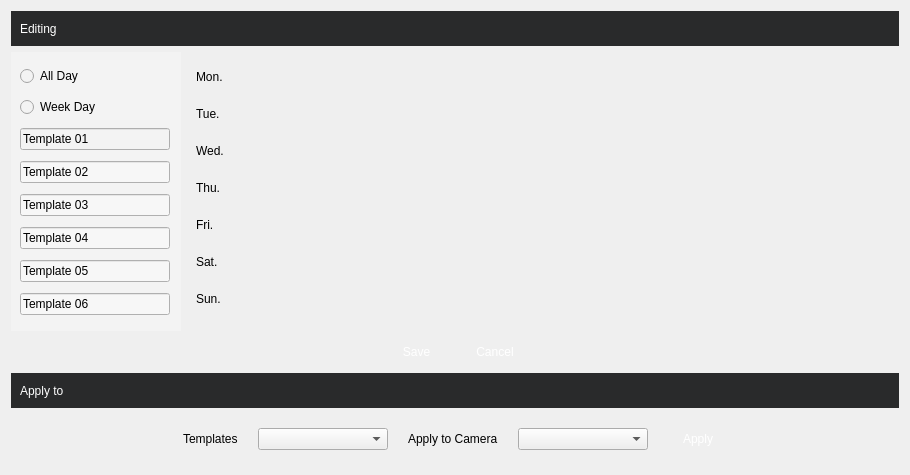
<?xml version="1.0" encoding="UTF-8"?>
<ui version="4.0">
 <class>VSCRecordPlan</class>
 <widget class="QWidget" name="VSCRecordPlan">
  <property name="geometry">
   <rect>
    <x>0</x>
    <y>0</y>
    <width>908</width>
    <height>475</height>
   </rect>
  </property>
  <property name="windowTitle">
   <string>Form</string>
  </property>
  <property name="styleSheet">
   <string notr="true"/>
  </property>
  <layout class="QVBoxLayout" name="verticalLayout_2">
   <item>
    <widget class="QWidget" name="widget" native="true">
     <property name="minimumSize">
      <size>
       <width>0</width>
       <height>35</height>
      </size>
     </property>
     <property name="maximumSize">
      <size>
       <width>16777215</width>
       <height>35</height>
      </size>
     </property>
     <property name="styleSheet">
      <string notr="true">background-color: rgb(41, 42, 43);</string>
     </property>
     <layout class="QHBoxLayout" name="horizontalLayout">
      <item>
       <widget class="QLabel" name="label">
        <property name="styleSheet">
         <string notr="true">color: rgb(255, 255, 255);</string>
        </property>
        <property name="text">
         <string>Editing</string>
        </property>
       </widget>
      </item>
      <item>
       <spacer name="horizontalSpacer_4">
        <property name="orientation">
         <enum>Qt::Horizontal</enum>
        </property>
        <property name="sizeHint" stdset="0">
         <size>
          <width>40</width>
          <height>20</height>
         </size>
        </property>
       </spacer>
      </item>
     </layout>
    </widget>
   </item>
   <item>
    <layout class="QHBoxLayout" name="horizontalLayout_4">
     <item>
      <widget class="QWidget" name="widget" native="true">
       <property name="minimumSize">
        <size>
         <width>170</width>
         <height>0</height>
        </size>
       </property>
       <property name="maximumSize">
        <size>
         <width>170</width>
         <height>16777215</height>
        </size>
       </property>
       <property name="styleSheet">
        <string notr="true">background-color: rgb(243, 243, 243);</string>
       </property>
       <layout class="QVBoxLayout" name="verticalLayout">
        <item>
         <widget class="QRadioButton" name="radioButton">
          <property name="text">
           <string>All Day</string>
          </property>
         </widget>
        </item>
        <item>
         <widget class="QRadioButton" name="radioButton_2">
          <property name="minimumSize">
           <size>
            <width>100</width>
            <height>0</height>
           </size>
          </property>
          <property name="maximumSize">
           <size>
            <width>100</width>
            <height>16777215</height>
           </size>
          </property>
          <property name="text">
           <string>Week Day</string>
          </property>
         </widget>
        </item>
        <item>
         <widget class="VSCLineEdit" name="lineEdit">
          <property name="minimumSize">
           <size>
            <width>100</width>
            <height>0</height>
           </size>
          </property>
          <property name="maximumSize">
           <size>
            <width>150</width>
            <height>16777215</height>
           </size>
          </property>
          <property name="cursor">
           <cursorShape>IBeamCursor</cursorShape>
          </property>
          <property name="styleSheet">
           <string notr="true"/>
          </property>
          <property name="text">
           <string>Template 01</string>
          </property>
         </widget>
        </item>
        <item>
         <widget class="VSCLineEdit" name="lineEdit_2">
          <property name="minimumSize">
           <size>
            <width>100</width>
            <height>0</height>
           </size>
          </property>
          <property name="maximumSize">
           <size>
            <width>150</width>
            <height>16777215</height>
           </size>
          </property>
          <property name="styleSheet">
           <string notr="true">background-color: rgb(247, 247, 247);</string>
          </property>
          <property name="text">
           <string>Template 02</string>
          </property>
         </widget>
        </item>
        <item>
         <widget class="VSCLineEdit" name="lineEdit_3">
          <property name="minimumSize">
           <size>
            <width>100</width>
            <height>0</height>
           </size>
          </property>
          <property name="maximumSize">
           <size>
            <width>150</width>
            <height>16777215</height>
           </size>
          </property>
          <property name="styleSheet">
           <string notr="true">background-color: rgb(247, 247, 247);</string>
          </property>
          <property name="text">
           <string>Template 03</string>
          </property>
         </widget>
        </item>
        <item>
         <widget class="VSCLineEdit" name="lineEdit_4">
          <property name="minimumSize">
           <size>
            <width>100</width>
            <height>0</height>
           </size>
          </property>
          <property name="maximumSize">
           <size>
            <width>150</width>
            <height>16777215</height>
           </size>
          </property>
          <property name="styleSheet">
           <string notr="true">background-color: rgb(247, 247, 247);</string>
          </property>
          <property name="text">
           <string>Template 04</string>
          </property>
         </widget>
        </item>
        <item>
         <widget class="VSCLineEdit" name="lineEdit_5">
          <property name="minimumSize">
           <size>
            <width>100</width>
            <height>0</height>
           </size>
          </property>
          <property name="maximumSize">
           <size>
            <width>150</width>
            <height>16777215</height>
           </size>
          </property>
          <property name="styleSheet">
           <string notr="true">background-color: rgb(247, 247, 247);</string>
          </property>
          <property name="text">
           <string>Template 05</string>
          </property>
         </widget>
        </item>
        <item>
         <widget class="VSCLineEdit" name="lineEdit_6">
          <property name="minimumSize">
           <size>
            <width>100</width>
            <height>0</height>
           </size>
          </property>
          <property name="maximumSize">
           <size>
            <width>150</width>
            <height>16777215</height>
           </size>
          </property>
          <property name="styleSheet">
           <string notr="true">background-color: rgb(247, 247, 247);</string>
          </property>
          <property name="text">
           <string>Template 06</string>
          </property>
         </widget>
        </item>
       </layout>
      </widget>
     </item>
     <item>
      <widget class="QWidget" name="EditPlace" native="true">
       <property name="minimumSize">
        <size>
         <width>0</width>
         <height>0</height>
        </size>
       </property>
       <property name="styleSheet">
        <string notr="true"/>
       </property>
       <layout class="QGridLayout" name="gridLayout">
        <item row="6" column="0">
         <widget class="QLabel" name="label_17">
          <property name="minimumSize">
           <size>
            <width>0</width>
            <height>0</height>
           </size>
          </property>
          <property name="maximumSize">
           <size>
            <width>16777215</width>
            <height>16777215</height>
           </size>
          </property>
          <property name="text">
           <string>Sat.</string>
          </property>
         </widget>
        </item>
        <item row="7" column="0">
         <widget class="QLabel" name="label_21">
          <property name="minimumSize">
           <size>
            <width>0</width>
            <height>0</height>
           </size>
          </property>
          <property name="maximumSize">
           <size>
            <width>16777215</width>
            <height>16777215</height>
           </size>
          </property>
          <property name="text">
           <string>Sun.</string>
          </property>
         </widget>
        </item>
        <item row="3" column="0">
         <widget class="QLabel" name="label_15">
          <property name="minimumSize">
           <size>
            <width>0</width>
            <height>0</height>
           </size>
          </property>
          <property name="maximumSize">
           <size>
            <width>16777215</width>
            <height>16777215</height>
           </size>
          </property>
          <property name="styleSheet">
           <string notr="true"/>
          </property>
          <property name="text">
           <string>Wed.</string>
          </property>
         </widget>
        </item>
        <item row="1" column="0">
         <widget class="QLabel" name="label_18">
          <property name="minimumSize">
           <size>
            <width>40</width>
            <height>0</height>
           </size>
          </property>
          <property name="maximumSize">
           <size>
            <width>40</width>
            <height>16777215</height>
           </size>
          </property>
          <property name="styleSheet">
           <string notr="true"/>
          </property>
          <property name="text">
           <string>Mon.</string>
          </property>
         </widget>
        </item>
        <item row="4" column="0">
         <widget class="QLabel" name="label_16">
          <property name="minimumSize">
           <size>
            <width>0</width>
            <height>0</height>
           </size>
          </property>
          <property name="maximumSize">
           <size>
            <width>16777215</width>
            <height>16777215</height>
           </size>
          </property>
          <property name="text">
           <string>Thu.</string>
          </property>
         </widget>
        </item>
        <item row="2" column="0">
         <widget class="QLabel" name="label_19">
          <property name="minimumSize">
           <size>
            <width>0</width>
            <height>0</height>
           </size>
          </property>
          <property name="maximumSize">
           <size>
            <width>16777215</width>
            <height>16777215</height>
           </size>
          </property>
          <property name="text">
           <string>Tue.</string>
          </property>
         </widget>
        </item>
        <item row="5" column="0">
         <widget class="QLabel" name="label_20">
          <property name="minimumSize">
           <size>
            <width>0</width>
            <height>0</height>
           </size>
          </property>
          <property name="maximumSize">
           <size>
            <width>16777215</width>
            <height>16777215</height>
           </size>
          </property>
          <property name="text">
           <string>Fri.</string>
          </property>
         </widget>
        </item>
        <item row="1" column="1">
         <widget class="VSCPlanEditLine" name="Monwidget" native="true">
          <property name="minimumSize">
           <size>
            <width>648</width>
            <height>30</height>
           </size>
          </property>
          <property name="maximumSize">
           <size>
            <width>648</width>
            <height>30</height>
           </size>
          </property>
          <property name="cursor">
           <cursorShape>PointingHandCursor</cursorShape>
          </property>
          <property name="styleSheet">
           <string notr="true"/>
          </property>
         </widget>
        </item>
        <item row="2" column="1">
         <widget class="VSCPlanEditLine" name="Tuewidget" native="true">
          <property name="minimumSize">
           <size>
            <width>648</width>
            <height>30</height>
           </size>
          </property>
          <property name="maximumSize">
           <size>
            <width>648</width>
            <height>30</height>
           </size>
          </property>
          <property name="cursor">
           <cursorShape>PointingHandCursor</cursorShape>
          </property>
          <property name="styleSheet">
           <string notr="true"/>
          </property>
         </widget>
        </item>
        <item row="3" column="1">
         <widget class="VSCPlanEditLine" name="Wedwidget" native="true">
          <property name="minimumSize">
           <size>
            <width>648</width>
            <height>30</height>
           </size>
          </property>
          <property name="maximumSize">
           <size>
            <width>648</width>
            <height>30</height>
           </size>
          </property>
          <property name="cursor">
           <cursorShape>PointingHandCursor</cursorShape>
          </property>
          <property name="styleSheet">
           <string notr="true"/>
          </property>
         </widget>
        </item>
        <item row="4" column="1">
         <widget class="VSCPlanEditLine" name="Thuwidget" native="true">
          <property name="minimumSize">
           <size>
            <width>648</width>
            <height>30</height>
           </size>
          </property>
          <property name="maximumSize">
           <size>
            <width>648</width>
            <height>30</height>
           </size>
          </property>
          <property name="cursor">
           <cursorShape>PointingHandCursor</cursorShape>
          </property>
          <property name="styleSheet">
           <string notr="true"/>
          </property>
         </widget>
        </item>
        <item row="5" column="1">
         <widget class="VSCPlanEditLine" name="Friwidget" native="true">
          <property name="minimumSize">
           <size>
            <width>648</width>
            <height>30</height>
           </size>
          </property>
          <property name="maximumSize">
           <size>
            <width>648</width>
            <height>30</height>
           </size>
          </property>
          <property name="cursor">
           <cursorShape>PointingHandCursor</cursorShape>
          </property>
          <property name="styleSheet">
           <string notr="true"/>
          </property>
         </widget>
        </item>
        <item row="6" column="1">
         <widget class="VSCPlanEditLine" name="Satwidget" native="true">
          <property name="minimumSize">
           <size>
            <width>648</width>
            <height>30</height>
           </size>
          </property>
          <property name="maximumSize">
           <size>
            <width>648</width>
            <height>30</height>
           </size>
          </property>
          <property name="cursor">
           <cursorShape>PointingHandCursor</cursorShape>
          </property>
          <property name="styleSheet">
           <string notr="true"/>
          </property>
         </widget>
        </item>
        <item row="7" column="1">
         <widget class="VSCPlanEditLine" name="Sunwidget" native="true">
          <property name="minimumSize">
           <size>
            <width>648</width>
            <height>30</height>
           </size>
          </property>
          <property name="maximumSize">
           <size>
            <width>648</width>
            <height>30</height>
           </size>
          </property>
          <property name="cursor">
           <cursorShape>PointingHandCursor</cursorShape>
          </property>
          <property name="styleSheet">
           <string notr="true"/>
          </property>
         </widget>
        </item>
       </layout>
      </widget>
     </item>
    </layout>
   </item>
   <item>
    <layout class="QHBoxLayout" name="horizontalLayout_3">
     <property name="spacing">
      <number>20</number>
     </property>
     <item>
      <spacer name="horizontalSpacer_6">
       <property name="orientation">
        <enum>Qt::Horizontal</enum>
       </property>
       <property name="sizeHint" stdset="0">
        <size>
         <width>40</width>
         <height>20</height>
        </size>
       </property>
      </spacer>
     </item>
     <item>
      <widget class="QPushButton" name="SaveButton">
       <property name="minimumSize">
        <size>
         <width>60</width>
         <height>30</height>
        </size>
       </property>
       <property name="maximumSize">
        <size>
         <width>60</width>
         <height>30</height>
        </size>
       </property>
       <property name="focusPolicy">
        <enum>Qt::StrongFocus</enum>
       </property>
       <property name="whatsThis">
        <string>Save </string>
       </property>
       <property name="styleSheet">
        <string notr="true">QPushButton { 
border:none;
color:white;
background-image: url(:/action/resources/button.png);}
QPushButton:hover {
	background-image: url(:/action/resources/buttonpress.png);}
QPushButton:pressed {
	background-image: url(:/action/resources/button.png);}
</string>
       </property>
       <property name="text">
        <string> Save</string>
       </property>
      </widget>
     </item>
     <item>
      <widget class="QPushButton" name="pushButton">
       <property name="minimumSize">
        <size>
         <width>60</width>
         <height>30</height>
        </size>
       </property>
       <property name="maximumSize">
        <size>
         <width>60</width>
         <height>30</height>
        </size>
       </property>
       <property name="styleSheet">
        <string notr="true">QPushButton { 
border:none;
color:white;
background-image: url(:/action/resources/button.png);}
QPushButton:hover {
	background-image: url(:/action/resources/buttonpress.png);}
QPushButton:pressed {
	background-image: url(:/action/resources/button.png);}</string>
       </property>
       <property name="text">
        <string>Cancel</string>
       </property>
      </widget>
     </item>
     <item>
      <spacer name="horizontalSpacer_5">
       <property name="orientation">
        <enum>Qt::Horizontal</enum>
       </property>
       <property name="sizeHint" stdset="0">
        <size>
         <width>40</width>
         <height>20</height>
        </size>
       </property>
      </spacer>
     </item>
    </layout>
   </item>
   <item>
    <widget class="QWidget" name="widget" native="true">
     <property name="minimumSize">
      <size>
       <width>0</width>
       <height>35</height>
      </size>
     </property>
     <property name="maximumSize">
      <size>
       <width>16777215</width>
       <height>35</height>
      </size>
     </property>
     <property name="styleSheet">
      <string notr="true">background-color: rgb(41, 42, 43);</string>
     </property>
     <layout class="QGridLayout" name="gridLayout_2">
      <item row="0" column="0">
       <widget class="QLabel" name="label_2">
        <property name="styleSheet">
         <string notr="true">color: rgb(255, 255, 255);</string>
        </property>
        <property name="text">
         <string>Apply to</string>
        </property>
       </widget>
      </item>
      <item row="0" column="1">
       <spacer name="horizontalSpacer_3">
        <property name="orientation">
         <enum>Qt::Horizontal</enum>
        </property>
        <property name="sizeHint" stdset="0">
         <size>
          <width>40</width>
          <height>20</height>
         </size>
        </property>
       </spacer>
      </item>
     </layout>
    </widget>
   </item>
   <item>
    <widget class="QWidget" name="widget" native="true">
     <property name="maximumSize">
      <size>
       <width>16777215</width>
       <height>50</height>
      </size>
     </property>
     <property name="styleSheet">
      <string notr="true"/>
     </property>
     <layout class="QHBoxLayout" name="horizontalLayout_2">
      <property name="spacing">
       <number>20</number>
      </property>
      <item>
       <spacer name="horizontalSpacer">
        <property name="orientation">
         <enum>Qt::Horizontal</enum>
        </property>
        <property name="sizeHint" stdset="0">
         <size>
          <width>40</width>
          <height>20</height>
         </size>
        </property>
       </spacer>
      </item>
      <item>
       <widget class="QLabel" name="label_5">
        <property name="text">
         <string>Templates</string>
        </property>
       </widget>
      </item>
      <item>
       <widget class="QComboBox" name="ModComboBox">
        <property name="minimumSize">
         <size>
          <width>130</width>
          <height>0</height>
         </size>
        </property>
        <property name="maximumSize">
         <size>
          <width>130</width>
          <height>16777215</height>
         </size>
        </property>
       </widget>
      </item>
      <item>
       <widget class="QLabel" name="label_4">
        <property name="text">
         <string>Apply to Camera</string>
        </property>
       </widget>
      </item>
      <item>
       <widget class="QComboBox" name="IPCComboBox">
        <property name="minimumSize">
         <size>
          <width>130</width>
          <height>0</height>
         </size>
        </property>
        <property name="maximumSize">
         <size>
          <width>130</width>
          <height>16777215</height>
         </size>
        </property>
       </widget>
      </item>
      <item>
       <widget class="QPushButton" name="OkPb">
        <property name="minimumSize">
         <size>
          <width>60</width>
          <height>30</height>
         </size>
        </property>
        <property name="maximumSize">
         <size>
          <width>60</width>
          <height>30</height>
         </size>
        </property>
        <property name="styleSheet">
         <string notr="true">QPushButton { 
border:none;
color:white;
background-image: url(:/action/resources/button.png);}
QPushButton:hover {
	background-image: url(:/action/resources/buttonpress.png);}
QPushButton:pressed {
	background-image: url(:/action/resources/button.png);}
</string>
        </property>
        <property name="text">
         <string>Apply</string>
        </property>
        <property name="iconSize">
         <size>
          <width>60</width>
          <height>30</height>
         </size>
        </property>
       </widget>
      </item>
      <item>
       <spacer name="horizontalSpacer_2">
        <property name="orientation">
         <enum>Qt::Horizontal</enum>
        </property>
        <property name="sizeHint" stdset="0">
         <size>
          <width>40</width>
          <height>20</height>
         </size>
        </property>
       </spacer>
      </item>
     </layout>
    </widget>
   </item>
  </layout>
 </widget>
 <customwidgets>
  <customwidget>
   <class>VSCPlanEditLine</class>
   <extends>QWidget</extends>
   <header>vscplaneditline.h</header>
   <container>1</container>
  </customwidget>
  <customwidget>
   <class>VSCLineEdit</class>
   <extends>QLineEdit</extends>
   <header>vsclineedit.h</header>
  </customwidget>
 </customwidgets>
 <resources>
  <include location="../main/vscmainwindows.qrc"/>
 </resources>
 <connections/>
</ui>
